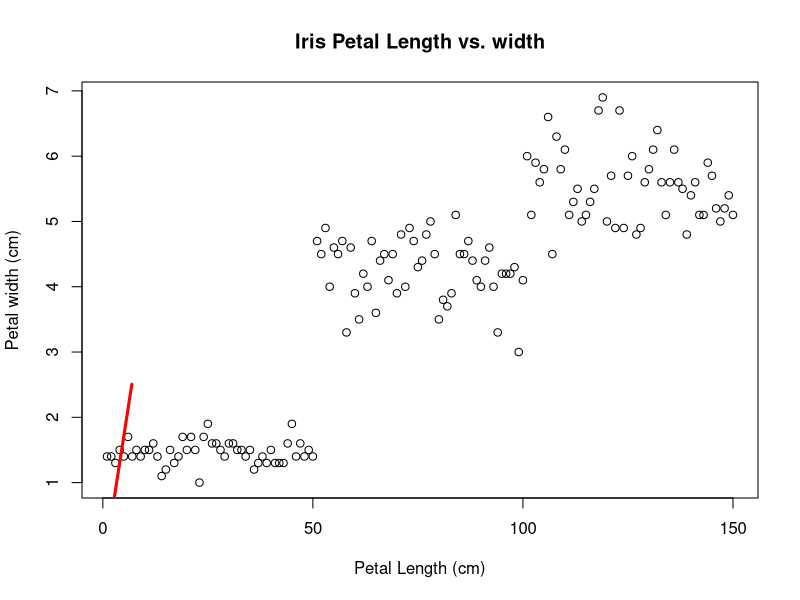

Generate this figure with R:
data("iris")
head(iris)
plot(
  x=iris$Petal.Length,
  y=iris$Pepal.Width,
  main = "Iris Petal Length vs. width",
  xlab = "Petal Length (cm)",
  ylab = "Petal width (cm)"
)
iris
model <- lm(formula = Petal.Width ~ Petal.Length,
            data=iris)
summary(model)


#draw a regression line on plot
lines(
  x = iris$Petal.Length,
  y = model$fitted,
  col = "red",
  lwd = 3
)

# Get correlation coefficient
cor(x = iris$Petal.Length,
    y = iris$Petal.Width)
predict(
  object = model,
  newdata = data.frame(
    Petal.Length = c(2, 5, 7)
  )
)
